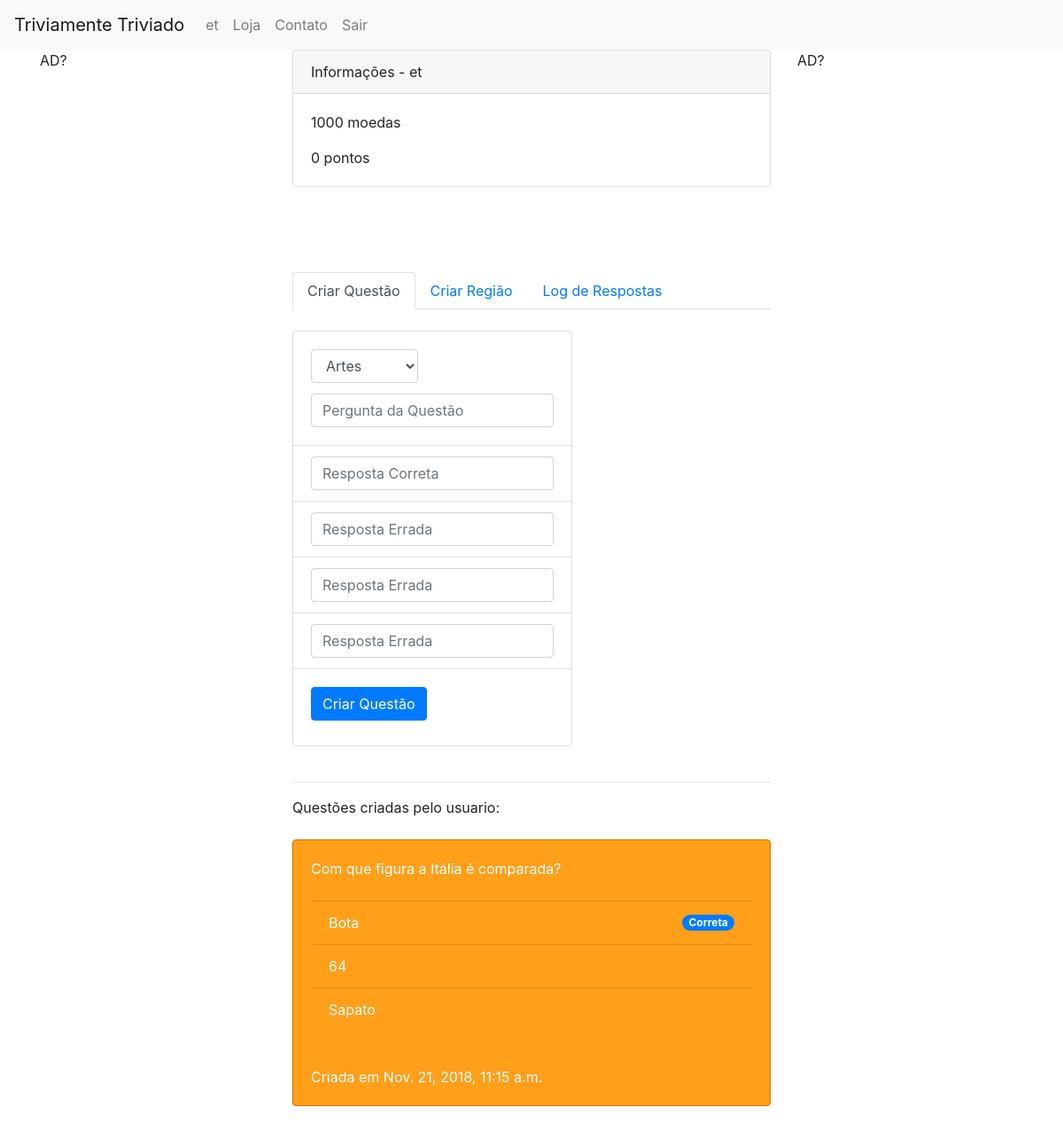
Before: /fabrica/ (signed in) with the older database file.
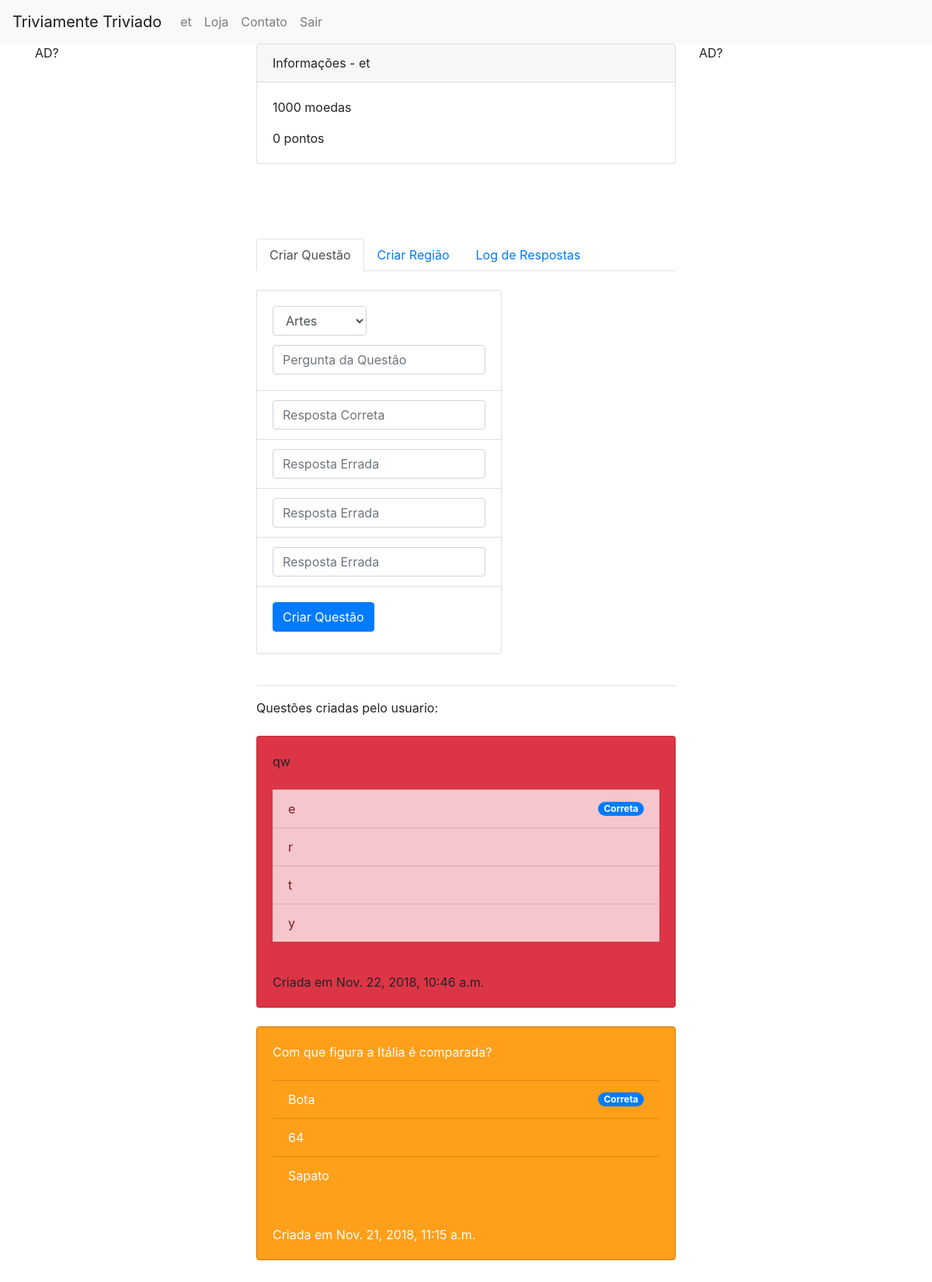
After: the same page with the newer database file.
### usuario_perfil/models.py (models this page shows, shortened)
class UserProfile(models.Model):
	GENDER_CHOICES = (
		("M", "Masculino"),
		("F", "Feminino"),
	)
	user = models.OneToOneField(User, related_name='user', on_delete=models.CASCADE)
	nome = models.CharField('nome', max_length=100)
	age = models.IntegerField('age')
	gender = models.CharField('gender', max_length=9, choices=GENDER_CHOICES, default="M")
	regioes = models.ManyToManyField(Regiao, blank=True, default=None)
	idiomas = models.ManyToManyField(Idioma, blank=True, default=None)
	premium = models.BooleanField('premium', default=False)

### value/models.py (models this page shows, shortened)
class Carteira(models.Model):
	pontos = models.IntegerField('pontos', default=0)
	moedas = models.IntegerField('moedas', default=1000)
	cartas = models.ManyToManyField(Carta, blank=True, default=None)
	user = models.OneToOneField(User, related_name='usuario_carteira', on_delete=models.CASCADE, null=True)
	comentario = models.CharField('comentario', max_length=100, default="carteira_usuario")

### triviamente/models.py (models this page shows, shortened)
class NarrativaString(models.Model):
	ESCOLHA_TIPO_NARRATIVA = (
		("P", "Pergunta"),
		("R", "Resposta"),
	)
	tipo_pergunta_ou_resposta = models.CharField('tipo', max_length=9, choices=ESCOLHA_TIPO_NARRATIVA, default='0')
	pergunta = models.ForeignKey(Pergunta, related_name='pergunta', null=True, blank=True, on_delete=models.SET_NULL)
	resposta = models.ForeignKey(Resposta, related_name='resposta', null=True, blank=True, on_delete=models.SET_NULL)
	user_criador = models.ForeignKey(User, null=True, blank=True, on_delete=models.SET_NULL)
	idioma = models.ForeignKey(Idioma, null=True, blank=False, on_delete=models.SET_NULL)
	narrativa = models.CharField('texto', max_length=100, default='')
	def __str__(self):
		return self.narrativa

class Questao(models.Model):
	ESCOLHA_DIFICULDADE = (
		("F", "Facil"),
		("D", "Dificil"),
	)
	dificuldade = models.CharField('dificuldade', max_length=9, choices=ESCOLHA_DIFICULDADE, default='0')
	user_criador = models.ForeignKey(User, null=True, blank=True, on_delete=models.SET_NULL)
	pergunta = models.ForeignKey(Pergunta, null=False, blank=False, on_delete=models.CASCADE)
	respostas = models.ManyToManyField(Resposta, blank=True, default=None)
	regiao = models.ForeignKey(Regiao, null=True, blank=True, on_delete=models.SET_NULL)
	date = models.DateTimeField('data_criacao', auto_now_add=True, blank=True)

### stacksup/views.py (the view, shortened to what this page needs)
# urls.py: path('fabrica/', views.FabricaView.as_view()),
class FabricaView(View):
	def get(self, request):
		values = {}
		qs = []
		if request.user.is_authenticated:
			user = UserProfile.objects.filter(nome=request.user)
			carteira = Carteira.objects.filter(user=request.user).first()
			questoes = Questao.objects.filter(user_criador=request.user).order_by('-date')
			try:
				for questao in questoes:
					pergunta = NarrativaString.objects.filter(pergunta=questao.pergunta).first()
					respostas = []
					correta = None
					for resposta in questao.respostas.all():
						respostas.append( NarrativaString.objects.filter(resposta=resposta).first() )
						for referencia in resposta.referencias.all():
							if referencia.pergunta == questao.pergunta:
								correta = NarrativaString.objects.filter(resposta=resposta).first()
					categoria = questao.pergunta.tipo_pergunta_ou_resposta
					data_criacao = questao.date
					qs.append( (pergunta, respostas, correta, categoria, data_criacao) )
			except Exception as e:
				raise
			regioes = Regiao.objects.all()
			logs = []
			partidas = Partida.objects.filter(usuario=request.user)
			try:
				for partida in partidas:
					log.append( partida.q1_categoria_1 )
				values['logs'] = logs
			except Exception as e:
				pass
			user = user.first()
		else:
			return HttpResponseRedirect("/login")
		values['usuario'] = user
		values['carteira'] = carteira
		values['questoes'] = qs
		values['regioes'] = regioes
		return render(
		request,
		'stacksup/fabrica.html',
		context=values,
		)

### regionamento/models.py (called while the page is built)
	def __str__(self):
		return self.nome

### stacksup/templates/stacksup/fabrica.html (shortened to what this page needs)
{% extends "base_generic.html" %}
{% block content %}
<div class="card">
  <div class="card-header">
  	Informações -  {{ usuario.nome }}
    </div>
  <div class="card-body">
    <p class="card-text">
    	{{ carteira.moedas }} moedas
    </p>
    <p class="card-text">
    	{{ carteira.pontos }} pontos
    </p>
  </div>
</div>
<br/><br/>
    	<br/><br/>
<nav>
  <div class="nav nav-tabs" id="nav-tab" role="tablist">
    <a class="nav-item nav-link active" id="nav-home-tab" data-toggle="tab" href="#nav-home" role="tab" aria-controls="nav-home" aria-selected="true">Criar Questão</a>
    <a class="nav-item nav-link" id="nav-profile-tab" data-toggle="tab" href="#nav-profile" role="tab" aria-controls="nav-profile" aria-selected="false">Criar Região</a>
    <a class="nav-item nav-link" id="nav-contact-tab" data-toggle="tab" href="#nav-contact" role="tab" aria-controls="nav-contact" aria-selected="false">Log de Respostas</a>
  </div>
</nav>
<div class="tab-content" id="nav-tabContent">
  <div class="tab-pane fade show active" id="nav-home" role="tabpanel" aria-labelledby="nav-home-tab">
  	<br/>
  	<form action="/fabrica/" method="post" class="form-inline">
	<div class="card">
		<div class="card-body">
			<h5 class="card-title">
				<div class="form-group">
    <select class="form-control" id="categoriaFormControlSelect" name="categoriaFormControlSelect">
      <option value="Artes">Artes</option>
    </select>
  </div>
			</h5>
		<input type="text" class="form-control card-text" name="textoPerguntaQuestao" id="textoPerguntaQuestao" placeholder="Pergunta da Questão">
		</div>
		<ul class="list-group list-group-flush">
			<li class="list-group-item">
				<input type="text" class="form-control card-text" name="textoRespostaCorreta" id="textoRespostaCorreta" placeholder="Resposta Correta">
			</li>
			<li class="list-group-item">
				<input type="text" class="form-control card-text" name="textoRespostaErrada1" id="textoRespostaErrada1" placeholder="Resposta Errada">
			</li>
			<li class="list-group-item">
				<input type="text" class="form-control card-text" name="textoRespostaErrada2" id="textoRespostaErrada2" placeholder="Resposta Errada">
			</li>
			<li class="list-group-item">
				<input type="text" class="form-control card-text" name="textoRespostaErrada3" id="textoRespostaErrada3" placeholder="Resposta Errada">
			</li>
		</ul>
		<div class="card-body">
			<button type="submit" class="btn btn-primary mb-2">Criar Questão</button>
		</div>
	</div>
	</form>
	<br/>
	<hr/>
	Questões criadas pelo usuario:
	<br/>
	<br/>
	{% if  questoes %}
		{% for questao in questoes %}
			<div class="card
				{% if questao.3 == '0' %}
					bg-primary
				{% elif questao.3 == '1' %}
					bg-success
				{% elif questao.3 == '2' %}
					bg-danger
				{% elif questao.3 == '3' %}
					bg-warning
				{% elif questao.3 == '4' %}
					bg-info
				{% elif questao.3 == '5' %}
					bg-dark
				{% endif %}
			">
				<div class="card-body">
				{{ questao.0 }}
				<br/>
				<br/>
				<ul class="list-group list-group-flush">
				{% for resposta in questao.1 %}
					{% if resposta == questao.2 %}
					<li class="list-group-item d-flex justify-content-between align-items-center
					{% if questao.3 == '0' %}
						list-group-item-primary
					{% elif questao.3 == '1' %}
						list-group-item-success
					{% elif questao.3 == '2' %}
						list-group-item-danger
					{% elif questao.3 == '3' %}
						list-group-item-warning
					{% elif questao.3 == '4' %}
						list-group-item-info
					{% elif questao.3 == '5' %}
						list-group-item-dark
					{% endif %}
					">
						{{ resposta }}
						<span class="badge badge-primary badge-pill">Correta</span>
					</li>
					{% else %}
					<li class="list-group-item
					{% if questao.3 == '0' %}
						list-group-item-primary
					{% elif questao.3 == '1' %}
						list-group-item-success
					{% elif questao.3 == '2' %}
						list-group-item-danger
					{% elif questao.3 == '3' %}
						list-group-item-warning
					{% elif questao.3 == '4' %}
						list-group-item-info
					{% elif questao.3 == '5' %}
						list-group-item-dark
					{% endif %}
					">
						{{ resposta }}
					</li>
					{% endif %}
				{% endfor %}
				</ul>
				</div>
				<div class="card-body">
					Criada em {{ questao.4 }}
				</div>
			</div>
	<br/>
		{% endfor %}
	{% endif %}
	<br/>
</div>
</div>
{% endblock %}

### templates/base_generic.html (shortened to what this page needs)
<!DOCTYPE HTML>
<html lang="en">
    <head>
        {% load staticfiles %}
        {% load static %}
        <link href="{% static 'bootstrap-4/css/bootstrap.css' %}" rel="stylesheet">
        <link href="{% static 'cs/adulterado.css' %}" rel="stylesheet">
    </head>
    <body>
        <nav class="navbar navbar-expand-lg navbar-light bg-light">
          <a class="navbar-brand" href="/">Triviamente Triviado</a>
          <div class="collapse navbar-collapse" id="navbarNavDropdown">
            <ul class="navbar-nav">
                        {% if user.is_authenticated %}
                            <li class="nav-item"><a class="nav-link" href="/cadastro/">
                                {{ user.user.nome }}
                            </a></li>
                            <li class="nav-item"><a class="nav-link" href="/#/">
                                Loja
                            </a></li>
                            <li class="nav-item"><a class="nav-link" href="/contato">
                                Contato
                            </a></li>
                            <li class="nav-item"><a class="nav-link" href="/logout/">Sair</a></li>
                        {% else %}
                            <li class="nav-item"><a class="nav-link" href="/login/">Login</a></li>
                            <li class="nav-item"><a class="nav-link" href="/signup/">Cadastro</a></li>
                        {% endif %}
            </ul>
          </div>
        </nav>
        <div class="container">
            <div class="row">
                <div class="col">
                    AD?
                </div>
                <div class="col-6">
                    {% block content %}
                    {% endblock %}
                </div>
                <div class="col">
                    AD?
                </div>
            </div>
        </div>
    </body>
</html>

### static/cs/adulterado.css (style rules this page uses)
.bg-info { background-color: #ff9f1a !important; border-color: #cc7700 !important; color: white; }
.list-group-item-info { background-color: #ff9f1a !important; color: white; }

Changed rows visible on the page:
added NarrativaString: narrativa "qw", date "Nov. 22, 2018, 10:46 a.m."
added NarrativaString: narrativa "e", shown under "qw"
added NarrativaString: narrativa "r", shown under "qw"
added NarrativaString: narrativa "t", shown under "qw"
added NarrativaString: narrativa "y", shown under "qw"
